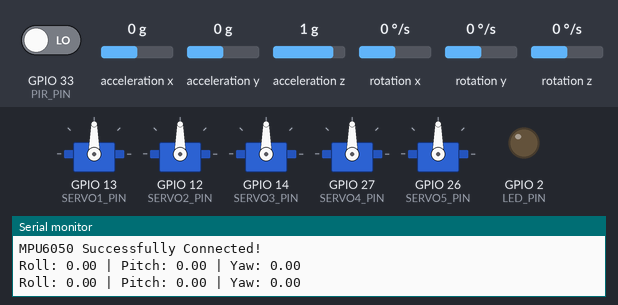
Bench run of a sketch on a simulated ESP32. On the bench: 5 × servo, output pins drawn as LEDs (lit = HIGH), the last lines printed to the serial monitor. Wiring (inferred from the names in the program): MPU-6050 motion sensor at I2C address 0x68. Dashed ring = blinking. Inputs (shaded band) come from the test bench; at power-on: GPIO 33 (PIR_PIN) LOW, rotation z 0 °/s, acceleration x 0 g, acceleration y 0 g, acceleration z 1 g, rotation x 0 °/s, rotation y 0 °/s.

Above: at 1.2 s.
1.3 s: GPIO 33 (PIR_PIN) driven HIGH
At 2.7 s:
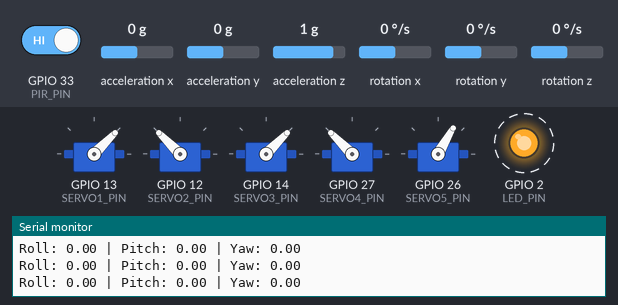
4.3 s: rotation z set to -192 °/s
7.3 s: GPIO 33 (PIR_PIN) driven LOW
At 8.3 s:
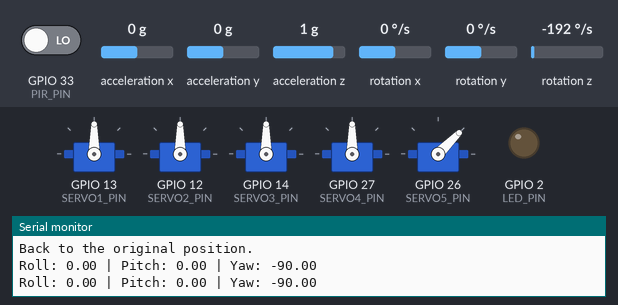
10.3 s: acceleration x set to -1.4 g
At 11.1 s:
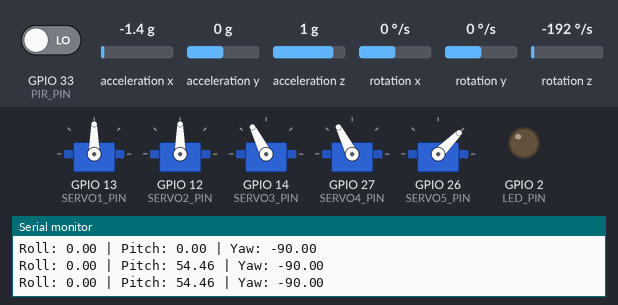
13.3 s: acceleration y set to -1.4 g
At 14.5 s:
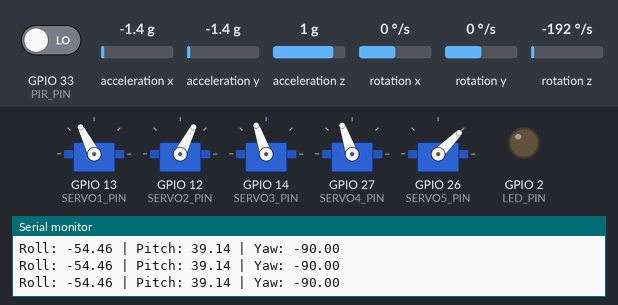
16.3 s: acceleration z set to -1.4 g
At 17.9 s:
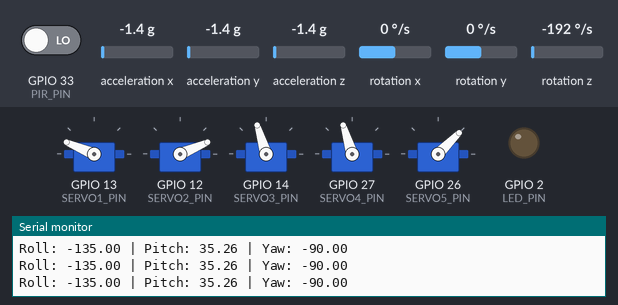
Timing chart, 0 to 20.3 s (numbered marks = the images above; inputs shaded):
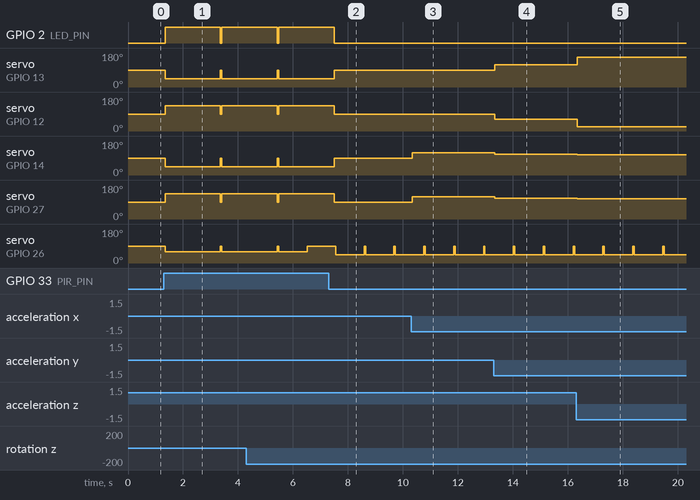

Measured:
- after the input at 1.3 s, GPIO 2 (LED_PIN): LOW → HIGH after 0.05 s, → LOW 2.0 s later, → HIGH 0.05 s later; servo on GPIO 13 (SERVO1_PIN), servo on GPIO 14 (SERVO3_PIN): 90° → 45° after 0.05 s; servo on GPIO 12 (SERVO2_PIN), servo on GPIO 27 (SERVO4_PIN): 90° → 135° after 0.05 s; servo on GPIO 26 (SERVO5_PIN): 90° → 60° after 0.05 s
- after the input at 7.3 s, GPIO 2 (LED_PIN): goes on until 7.5 s, then stays LOW; servo on GPIO 13 (SERVO1_PIN), servo on GPIO 12 (SERVO2_PIN), servo on GPIO 14 (SERVO3_PIN), servo on GPIO 27 (SERVO4_PIN): goes on until 7.5 s, then stays 90°
- after the input at 10.3 s, servo on GPIO 14 (SERVO3_PIN), servo on GPIO 27 (SERVO4_PIN): 90° → 117° after 0.05 s
- after the input at 13.3 s, servo on GPIO 13 (SERVO1_PIN): 90° → 117° after 0.05 s; servo on GPIO 12 (SERVO2_PIN): 90° → 63° after 0.05 s; servo on GPIO 14 (SERVO3_PIN), servo on GPIO 27 (SERVO4_PIN): 117° → 109° after 0.05 s
- after the input at 16.3 s, servo on GPIO 13 (SERVO1_PIN): 117° → 157° after 0.05 s; servo on GPIO 12 (SERVO2_PIN): 63° → 23° after 0.05 s; servo on GPIO 14 (SERVO3_PIN), servo on GPIO 27 (SERVO4_PIN): 109° → 107° after 0.05 s

The sketch:

ArduinoFile.ino
```cpp
/*
 * Gadjah Mada Robotics Team 2026
 * Day 3 Assignment - Servo Control with MPU6050 and PIR
 * Programmer: Sadira Prathama
 * NIM: 24/536673/TK/59550
 */

#include <Arduino.h>
#include <Wire.h>
#include <ESP32Servo.h>
#include <MPU6050.h>

// Configure the PIN used for Servo, PIR Sensor, MPU6050 Sensor and LED
#define SERVO1_PIN 13
#define SERVO2_PIN 12
#define SERVO3_PIN 14
#define SERVO4_PIN 27
#define SERVO5_PIN 26
#define PIR_PIN    33
#define LED_PIN    2
#define I2C_SDA    22
#define I2C_SCL    21

// MPU6050 I2C address
#define MPU6050_ADDR 0x68

// Object Servo
Servo servo1, servo2, servo3, servo4, servo5;

// Control variable
float roll = 0, pitch = 0, yaw = 0; // Orientation angles
unsigned long lastUpdate = 0; // Timing yaw updates
unsigned long motionTimer = 0; // Timer for motion event
bool motionActive = false; // Indicates motion state in PIR

const int initialPos = 90; // Initialize center position or starting position

// Initial setup
void setup() {
  Serial.begin(115200);
  Wire.begin(I2C_SDA, I2C_SCL); // Starting I2C for MPU6050

  // Initialize MPU6050
  setupMPU6050();

  pinMode(PIR_PIN, INPUT); // PIR sensor as input
  pinMode(LED_PIN, OUTPUT); // LED as output
  digitalWrite(LED_PIN, LOW); // Setting initial condition for LED

  // Attach the servo to their respective pins
  servo1.attach(SERVO1_PIN);
  servo2.attach(SERVO2_PIN);
  servo3.attach(SERVO3_PIN);
  servo4.attach(SERVO4_PIN);
  servo5.attach(SERVO5_PIN);

  // Set all of the servo in the initial position (90 degrees)
  servo1.write(initialPos);
  servo2.write(initialPos);
  servo3.write(initialPos);
  servo4.write(initialPos);
  servo5.write(initialPos);

  lastUpdate = millis(); // Start time tracking
}

void setupMPU6050() {
  Wire.beginTransmission(MPU6050_ADDR);
  Wire.write(0x6B); // PWR_MGMT_1 register
  Wire.write(0);    // Wake up MPU6050
  Wire.endTransmission(true);

  // Test connection
  Wire.beginTransmission(MPU6050_ADDR);
  Wire.write(0x75);
  Wire.endTransmission(false);
  Wire.requestFrom(MPU6050_ADDR, 1, true);
  byte whoAmI = Wire.read();

  if (whoAmI == 0x68) {
    Serial.println("MPU6050 Successfully Connected!");
  } else {
    Serial.println("MPU6050 Failed to Connect!"); // Stop the program if connection failed
    while (1);
  }
}

// Read MPU6050 data
void readMPU6050(int16_t* ax, int16_t* ay, int16_t* az, int16_t* gx, int16_t* gy, int16_t* gz) {
  Wire.beginTransmission(MPU6050_ADDR);
  Wire.write(0x3B); // Starting register for accelerometer data
  Wire.endTransmission(false);
  Wire.requestFrom(MPU6050_ADDR, 14, true); // Read 14 bytes

  // Read accelerometer data
  *ax = Wire.read() << 8 | Wire.read();
  *ay = Wire.read() << 8 | Wire.read();
  *az = Wire.read() << 8 | Wire.read();

  // Read temperature
  Wire.read() << 8 | Wire.read();

  // Read gyroscope data
  *gx = Wire.read() << 8 | Wire.read();
  *gy = Wire.read() << 8 | Wire.read();
  *gz = Wire.read() << 8 | Wire.read();
}

// Main loop function
void loop() {
  // Read the MPU6050 data
  int16_t ax, ay, az, gx, gy, gz;
  readMPU6050(&ax, &ay, &az, &gx, &gy, &gz);

  // Calculate roll and pitch
  roll = atan2(ay, az) * 180.0 / PI;
  pitch = atan2(-ax, sqrt(ay * ay + az * az)) * 180.0 / PI;

  // Calculate yaw from gyro
  unsigned long now = millis();
  float dt = (now - lastUpdate) / 1000.0; // Time difference in seconds
  lastUpdate = now;
  yaw += (gz / 131.0) * dt; // Integrate gyro rate to get yaw
  yaw = constrain(yaw, -90, 90); // Condition: Limit the yaw between -90 and 90 degrees

  // Roll Motion
  if (abs(roll) > 5 && !motionActive) { // If theres tilt detected and not interrupted by PIR
    int offset = map((int)roll, -90, 90, -45, 45);
    // Opposite direction for balance
    servo1.write(constrain(initialPos - offset, 0, 180));
    servo2.write(constrain(initialPos + offset, 0, 180));
  } else if (!motionActive) {
    // If no tilt detected, return to neutral
    servo1.write(initialPos);
    servo2.write(initialPos);
  }

  // Pitch Motion
  if (abs(pitch) > 5 && !motionActive) { // Check if the pitch angle is larger than 5 degree
    int offset = map((int)pitch, -90, 90, -45, 45); // Map pitch value (-90 to 90) and movement range (-45 to 45).
    // Move servo 3 and 4 in the same direction and keeping the final position between 0 and 180 degree
    servo3.write(constrain(initialPos + offset, 0, 180));
    servo4.write(constrain(initialPos + offset, 0, 180));
  } else if (!motionActive) { // If theres no significant pitch movement and system is not responding PIR
    // Reset servo 3 and 4 to their centered position which is 90
    servo3.write(initialPos);
    servo4.write(initialPos);
  }

 // Yaw Motion
  static unsigned long yawStart = 0; // Saving the time when yaw movement starts
  static bool yawMoving = false;

  if (abs(yaw) > 5 && !motionActive && !yawMoving) { // Check whether the tilt is more than 5 degree
    int offset = map((int)yaw, -90, 90, -45, 45); // Converts yaw angle (-90 to 90) into smaller servo range (-45 to 45)
    servo5.write(constrain(initialPos + offset, 0, 180)); // Use constrain to ensures servo position stays in its range
    // Mark the yaw movement in progress and the current time
    yawMoving = true;
    yawStart = millis();
  }

  // After 1 seconds, back to the initial position
  if (yawMoving && millis() - yawStart > 1000) {
    servo5.write(initialPos);
    yawMoving = false;
  }

  // Detect external motion using PIR
  int pirVal = digitalRead(PIR_PIN);
  if (pirVal == HIGH && !motionActive) {
    Serial.println("External Motion Detected!");
    motionActive = true;
    digitalWrite(LED_PIN, HIGH); // Turn the LED on to indicates motion detection
    motionTimer = millis();

    // Move to free position (we decide the degree)
    servo1.write(45);
    servo2.write(135);
    servo3.write(45);
    servo4.write(135);
    servo5.write(60);
  }

  // After 2 seconds, all the servos back to the initial position
  if (motionActive && millis() - motionTimer > 2000) {
    servo1.write(initialPos);
    servo2.write(initialPos);
    servo3.write(initialPos);
    servo4.write(initialPos);
    servo5.write(initialPos);
    digitalWrite(LED_PIN, LOW); // Turn the indicator light off
    motionActive = false;
    Serial.println("Back to the original position.");
  }

  // Debug and update the data every 0.5 seconds
  static unsigned long debugTimer = 0; // Stores the last time data was print
  if (millis() - debugTimer > 500) { // Check whether the last data print is more than 500 miliseconds ago
    Serial.print("Roll: "); Serial.print(roll);
    Serial.print(" | Pitch: "); Serial.print(pitch);
    Serial.print(" | Yaw: "); Serial.println(yaw);
    debugTimer = millis(); // Reset the timer
  }

  delay(50); // For stability add delay
}
```
